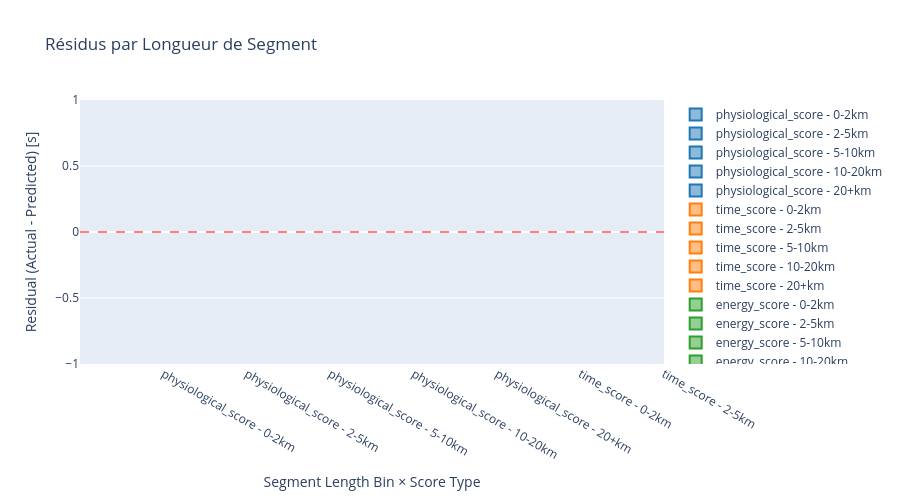

Notebook code for this chart:
### Markdown cell above
## 3.3 Residuals by semgent length

### Code cell
# Ajouter la longueur de segment aux résidus
residuals_df = pd.DataFrame({
    'segment_length': X_train_ride['total_distance_km'],
    'residual_physiological': results['physiological_score']['residuals'],
    'residual_time': results['time_score']['residuals'],
    'residual_energy': results['energy_score']['residuals'],
    'actual_time': y_true
})

# Créer des bins de longueur
residuals_df['length_bin'] = pd.cut(
    residuals_df['segment_length'],
    bins=[0, 2, 5, 10, 20, 100],
    labels=['0-2km', '2-5km', '5-10km', '10-20km', '20+km']
)

# Plot
fig = go.Figure()

for score_name, color in zip(feature_physics_score, colors):
    residual_col = f'residual_{score_name.split("_")[0]}'
    
    # Boxplot par bin
    for length_bin in residuals_df['length_bin'].cat.categories:
        data = residuals_df[residuals_df['length_bin'] == length_bin][residual_col]
        
        fig.add_trace(go.Box(
            y=data,
            name=f"{score_name} - {length_bin}",
            marker_color=color,
            boxmean='sd'
        ))

fig.update_layout(
    title="Résidus par Longueur de Segment",
    yaxis_title="Residual (Actual - Predicted) [s]",
    xaxis_title="Segment Length Bin × Score Type",
    height=500,
    showlegend=True
)

fig.add_hline(y=0, line_dash="dash", line_color="red", opacity=0.5)

fig.show()

# Stats par bin
print("\n" + "="*60)
print("STATISTIQUES DES RÉSIDUS PAR LONGUEUR")
print("="*60)
for score_name in feature_physics_score:
    residual_col = f'residual_{score_name.split("_")[0]}'
    print(f"\n{score_name}:")
    stats = residuals_df.groupby('length_bin')[residual_col].agg(['mean', 'std', 'count'])
    print(stats)

### Figure 1 — Plotly figure (JSON) as saved in the notebook; plotly's stock layout.template omitted (floating-point values rounded to 4 significant figures; data arrays with more than 128 entries replaced by an {"elided": "..."} marker saying what was removed)
{"data": [{"boxmean": "sd", "marker": {"color": "#1f77b4"}, "name": "physiological_score - 0-2km", "type": "box", "y": {"elided": "417 float values"}}, {"boxmean": "sd", "marker": {"color": "#1f77b4"}, "name": "physiological_score - 2-5km", "type": "box", "y": {"elided": "222 float values"}}, {"boxmean": "sd", "marker": {"color": "#1f77b4"}, "name": "physiological_score - 5-10km", "type": "box", "y": [NaN, NaN, NaN, NaN, NaN, NaN, NaN, NaN, NaN, NaN, NaN, NaN, NaN, NaN, NaN, NaN, NaN, NaN, NaN, NaN, NaN, NaN, NaN, NaN, NaN, NaN, NaN, NaN, NaN, NaN, NaN, NaN, NaN, NaN, NaN, NaN, NaN, NaN, NaN, NaN, NaN, NaN, NaN, NaN, NaN, NaN, NaN, NaN, NaN, NaN, NaN, NaN, NaN, NaN, NaN, NaN, NaN, NaN, NaN, NaN, NaN, NaN, NaN, NaN, NaN, NaN, NaN, NaN, NaN, NaN, NaN, NaN, NaN, NaN, NaN, NaN, NaN, NaN, NaN, NaN, NaN, NaN, NaN, NaN, NaN, NaN, NaN]}, {"boxmean": "sd", "marker": {"color": "#1f77b4"}, "name": "physiological_score - 10-20km", "type": "box", "y": [NaN, NaN, NaN, NaN, NaN, NaN, NaN, NaN, NaN, NaN, NaN, NaN, NaN, NaN, NaN, NaN, NaN]}, {"boxmean": "sd", "marker": {"color": "#1f77b4"}, "name": "physiological_score - 20+km", "type": "box", "y": [NaN, NaN, NaN, NaN, NaN, NaN, NaN, NaN, NaN, NaN, NaN, NaN, NaN, NaN, NaN]}, {"boxmean": "sd", "marker": {"color": "#ff7f0e"}, "name": "time_score - 0-2km", "type": "box", "y": {"elided": "417 float values"}}, {"boxmean": "sd", "marker": {"color": "#ff7f0e"}, "name": "time_score - 2-5km", "type": "box", "y": {"elided": "222 float values"}}, {"boxmean": "sd", "marker": {"color": "#ff7f0e"}, "name": "time_score - 5-10km", "type": "box", "y": [NaN, NaN, NaN, NaN, NaN, NaN, NaN, NaN, NaN, NaN, NaN, NaN, NaN, NaN, NaN, NaN, NaN, NaN, NaN, NaN, NaN, NaN, NaN, NaN, NaN, NaN, NaN, NaN, NaN, NaN, NaN, NaN, NaN, NaN, NaN, NaN, NaN, NaN, NaN, NaN, NaN, NaN, NaN, NaN, NaN, NaN, NaN, NaN, NaN, NaN, NaN, NaN, NaN, NaN, NaN, NaN, NaN, NaN, NaN, NaN, NaN, NaN, NaN, NaN, NaN, NaN, NaN, NaN, NaN, NaN, NaN, NaN, NaN, NaN, NaN, NaN, NaN, NaN, NaN, NaN, NaN, NaN, NaN, NaN, NaN, NaN, NaN]}, {"boxmean": "sd", "marker": {"color": "#ff7f0e"}, "name": "time_score - 10-20km", "type": "box", "y": [NaN, NaN, NaN, NaN, NaN, NaN, NaN, NaN, NaN, NaN, NaN, NaN, NaN, NaN, NaN, NaN, NaN]}, {"boxmean": "sd", "marker": {"color": "#ff7f0e"}, "name": "time_score - 20+km", "type": "box", "y": [NaN, NaN, NaN, NaN, NaN, NaN, NaN, NaN, NaN, NaN, NaN, NaN, NaN, NaN, NaN]}, {"boxmean": "sd", "marker": {"color": "#2ca02c"}, "name": "energy_score - 0-2km", "type": "box", "y": {"elided": "417 float values"}}, {"boxmean": "sd", "marker": {"color": "#2ca02c"}, "name": "energy_score - 2-5km", "type": "box", "y": {"elided": "222 float values"}}, {"boxmean": "sd", "marker": {"color": "#2ca02c"}, "name": "energy_score - 5-10km", "type": "box", "y": [NaN, NaN, NaN, NaN, NaN, NaN, NaN, NaN, NaN, NaN, NaN, NaN, NaN, NaN, NaN, NaN, NaN, NaN, NaN, NaN, NaN, NaN, NaN, NaN, NaN, NaN, NaN, NaN, NaN, NaN, NaN, NaN, NaN, NaN, NaN, NaN, NaN, NaN, NaN, NaN, NaN, NaN, NaN, NaN, NaN, NaN, NaN, NaN, NaN, NaN, NaN, NaN, NaN, NaN, NaN, NaN, NaN, NaN, NaN, NaN, NaN, NaN, NaN, NaN, NaN, NaN, NaN, NaN, NaN, NaN, NaN, NaN, NaN, NaN, NaN, NaN, NaN, NaN, NaN, NaN, NaN, NaN, NaN, NaN, NaN, NaN, NaN]}, {"boxmean": "sd", "marker": {"color": "#2ca02c"}, "name": "energy_score - 10-20km", "type": "box", "y": [NaN, NaN, NaN, NaN, NaN, NaN, NaN, NaN, NaN, NaN, NaN, NaN, NaN, NaN, NaN, NaN, NaN]}, {"boxmean": "sd", "marker": {"color": "#2ca02c"}, "name": "energy_score - 20+km", "type": "box", "y": [NaN, NaN, NaN, NaN, NaN, NaN, NaN, NaN, NaN, NaN, NaN, NaN, NaN, NaN, NaN]}], "layout": {"height": 500, "shapes": [{"line": {"color": "red", "dash": "dash"}, "opacity": 0.5, "type": "line", "x0": 0, "x1": 1, "xref": "x domain", "y0": 0, "y1": 0, "yref": "y"}], "showlegend": true, "title": {"text": "Résidus par Longueur de Segment"}, "xaxis": {"title": {"text": "Segment Length Bin × Score Type"}}, "yaxis": {"title": {"text": "Residual (Actual - Predicted) [s]"}}}}
